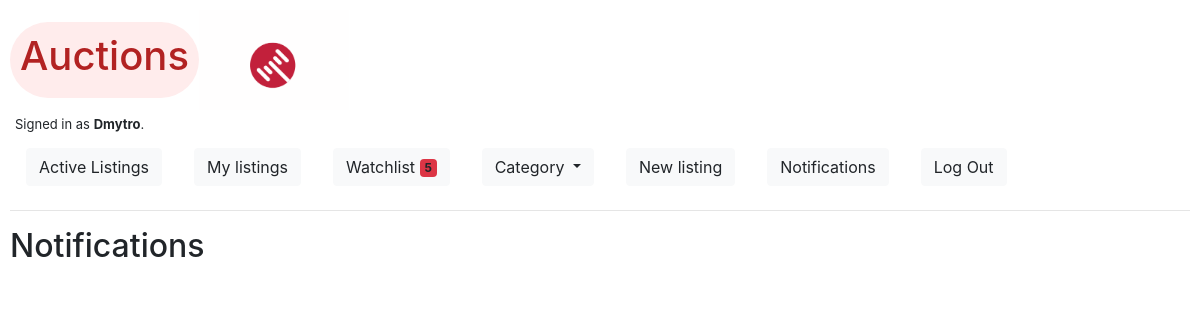
The page /notifications (signed in) on the database as committed earlier.
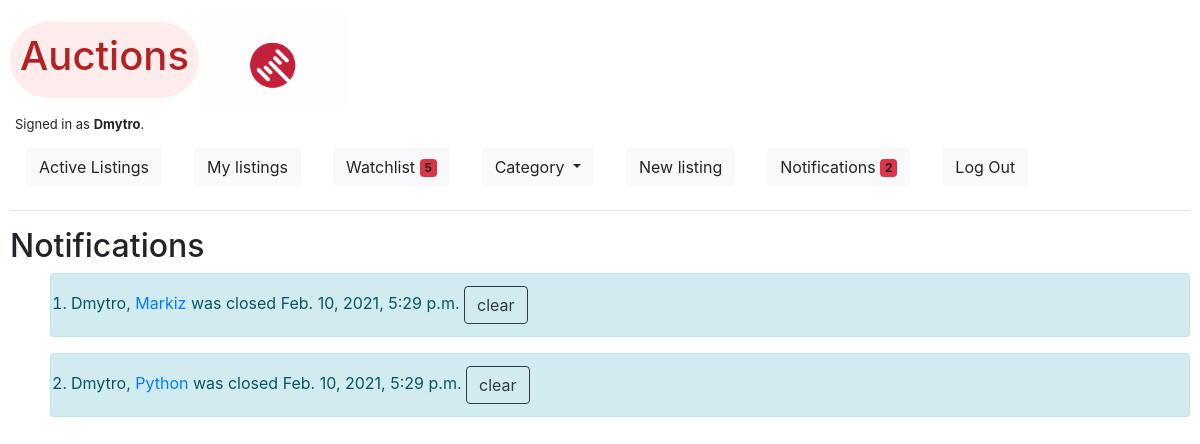
The same page on the database as committed later.
### auctions/models.py (models this page shows, shortened)
class User(AbstractUser):
    pass

class Notification(models.Model):
    datetime = models.DateTimeField(auto_now_add=True, blank=True)
    user = models.ForeignKey(User, on_delete=models.CASCADE, related_name="notifications")
    notification = models.CharField(max_length=255)

### auctions/views.py (the view)
# urls.py: path("notifications", views.notifications, name="notifications"),
@login_required
def notifications(request):
    if request.method == "POST":
        Notification.objects.all().filter(notification=str(request.POST['notification'])).delete()
        notif = Notification.objects.all().filter(user=request.user)
        return render(request, 'auctions/notifications.html', {
            "notifications": notif,
        })
    else:
        notif = Notification.objects.all().filter(user=request.user)
        return render(request, 'auctions/notifications.html', {
            "notifications": notif,
        })

### auctions/templates/auctions/notifications.html (shortened to what this page needs)
{% extends "auctions/layout.html" %}
{% block body %}
    <h2>Notifications</h2>
    <ol>
        {% for notification in notifications %}
            <div class="alert alert-info" role="alert">
                <li>
                    <form method="POST">
                        {{ notification.user }},
                        <a href="{% url 'listing' notification.notification %}">
                            {{ notification.notification }}</a> was closed {{ notification.datetime }}
                        <button class="btn btn-outline-dark" type="submit" name='notification'
                        value="{{ notification.notification }}"> clear </button>
                    </form>
                </li>
            </div>
        {% endfor %}
    </ol>
{% endblock %}

### auctions/templates/auctions/layout.html (shortened to what this page needs)
{% load static %}
<!DOCTYPE html>
<html lang="en">
    <head>
        <link rel="stylesheet" href="https://stackpath.bootstrapcdn.com/bootstrap/4.4.1/css/bootstrap.min.css">
        <link rel="stylesheet" href="{% static 'auctions/styles.css' %}">
        <link rel="stylesheet" href="{% static 'auctions/color.css' %}">
        <script src="https://cdn.jsdelivr.net/npm/bootstrap@5.0.0-beta1/dist/js/bootstrap.min.js"></script>    </head>
    <body class="auctions">
        <div class="title">
            <div id="auction_logo"><h1>Auctions</h1></div>
            <div class="gif"></div>
        </div>
        <div id="is_authenticated">
            {% if user.is_authenticated %}
                Signed in as <strong>{{ user.username }}</strong>.
            {% else %}
                Not signed in.
            {% endif %}
        </div>
        <ul class="nav">
                <li class="nav-item">
                    <a class="nav-link" href="{% url 'index' %}">
                        <button type="button" class="btn btn-light">
                            Active Listings
                        </button>
                    </a>
                </li>
                {% if user.is_authenticated %}
                    <li class="nav-item">
                        <a class="nav-link" href="{% url 'my_listings' %}">
                            <button type="button" class="btn btn-light">
                                My listings
                            </button>
                        </a>
                    </li>
                    <li class="nav-item">
                        <a class="nav-link" href="{% url 'watchlist' %}">
                            <button type="button" class="btn btn-light">
                                Watchlist <span class="badge bg-danger">{% if request.user.watch.count != 0 %} {{ request.user.watch.count }} {% endif %}</span>
                              </button></a>
                    </li>
                    <li class="nav-item">
                        <div class="nav-link">
                            <a class="btn btn-light dropdown-toggle" href="#" role="button" id="dropdownMenuLink" data-toggle="dropdown" aria-haspopup="true" aria-expanded="false">
                            Category
                            </a>
                        </div>
                    </li>
                    <li class="nav-item">
                        <a class="nav-link" href="{% url 'new_listing' %}">
                            <button type="button" class="btn btn-light">
                                New listing
                            </button>
                        </a>
                    </li>
                    <li class="nav-item">
                        <a class="nav-link" href="{% url 'notifications' %}">
                            <button type="button" class="btn btn-light">
                                Notifications <span class="badge bg-danger">{% if request.user.notifications.count != 0 %} {{ request.user.notifications.count }} {% endif %}</span>
                              </button></a>
                    </li>
                    <li class="nav-item">
                        <a class="nav-link" href="{% url 'logout' %}">
                            <button type="button" class="btn btn-light">
                                Log Out
                            </button>
                        </a>
                    </li>
                {% endif %}
        </ul>
        <hr>
        {% block body %}
        {% endblock %}
    </body>
</html>

### auctions/static/auctions/styles.css (style rules this page uses)
.auctions { padding: 10px; }
#is_authenticated { font-size: small; padding: 5px; text-align: left; padding-right: 15px; }
#auction_logo { color:firebrick; border-radius: 70px; padding: 10px; }
@media (min-width: 600px) { body { background-color: white; } }
.title { display: inline-flex; align-items: center; width: 100%; }
.title .gif { background-image: url("dribbble.gif"); background-size: cover; width: 150px; height: 100px; }

### auctions/static/auctions/color.css (style rules this page uses)
.auctions .title div { background-color: #ffecec; }

Rows that differ between the two databases and show on the page:
changed User "Dmytro": user.notifications.count (not shown) → "2"
added Notification: user "Dmytro", notification "Markiz", datetime "Feb. 10, 2021, 5:29 p.m."
added Notification: user "Dmytro", notification "Python", datetime "Feb. 10, 2021, 5:29 p.m."
